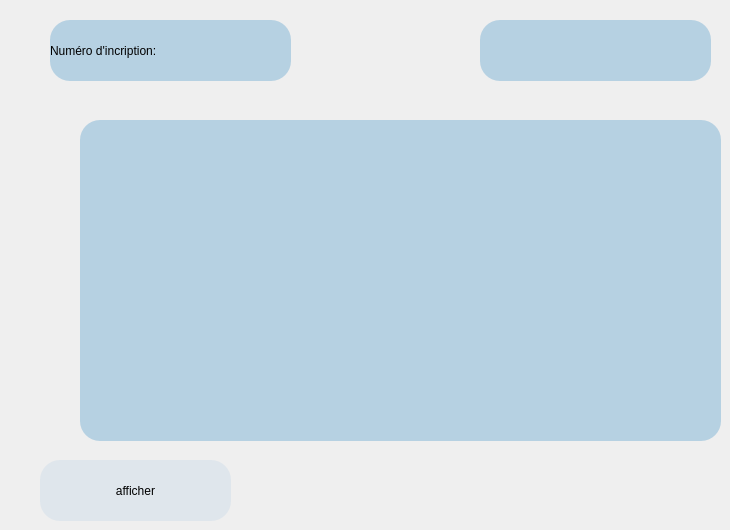
      <widget class="QWidget" name="affiche_em_etudiant">
       <widget class="QLabel" name="res100">
        <property name="geometry">
         <rect>
          <x>80</x>
          <y>120</y>
          <width>641</width>
          <height>321</height>
         </rect>
        </property>
        <property name="styleSheet">
         <string notr="true">font: 12pt &quot;Palatino Linotype&quot;;
background-color: rgb(182, 209, 226);
border-radius:20px;</string>
        </property>
        <property name="text">
         <string/>
        </property>
       </widget>
       <widget class="QLabel" name="label_49">
        <property name="geometry">
         <rect>
          <x>50</x>
          <y>20</y>
          <width>241</width>
          <height>61</height>
         </rect>
        </property>
        <property name="styleSheet">
         <string notr="true">font: 12pt &quot;Palatino Linotype&quot;;
background-color: rgb(182, 209, 226);
border-radius:20px;</string>
        </property>
        <property name="text">
         <string>Numéro d'incription:</string>
        </property>
       </widget>
       <widget class="QLineEdit" name="inscri_em">
        <property name="geometry">
         <rect>
          <x>480</x>
          <y>20</y>
          <width>231</width>
          <height>61</height>
         </rect>
        </property>
        <property name="styleSheet">
         <string notr="true">font: 12pt &quot;Palatino Linotype&quot;;
background-color: rgb(182, 209, 226);
border-radius:20px;</string>
        </property>
       </widget>
       <widget class="QPushButton" name="affich">
        <property name="geometry">
         <rect>
          <x>40</x>
          <y>460</y>
          <width>191</width>
          <height>61</height>
         </rect>
        </property>
        <property name="styleSheet">
         <string notr="true">border-radius:20px;
background-color: rgb(197, 225, 236);
color: rgb(0, 0, 0);
background-color: rgb(223, 230, 236);</string>
        </property>
        <property name="text">
         <string>afficher</string>
        </property>
       </widget>
      </widget>
